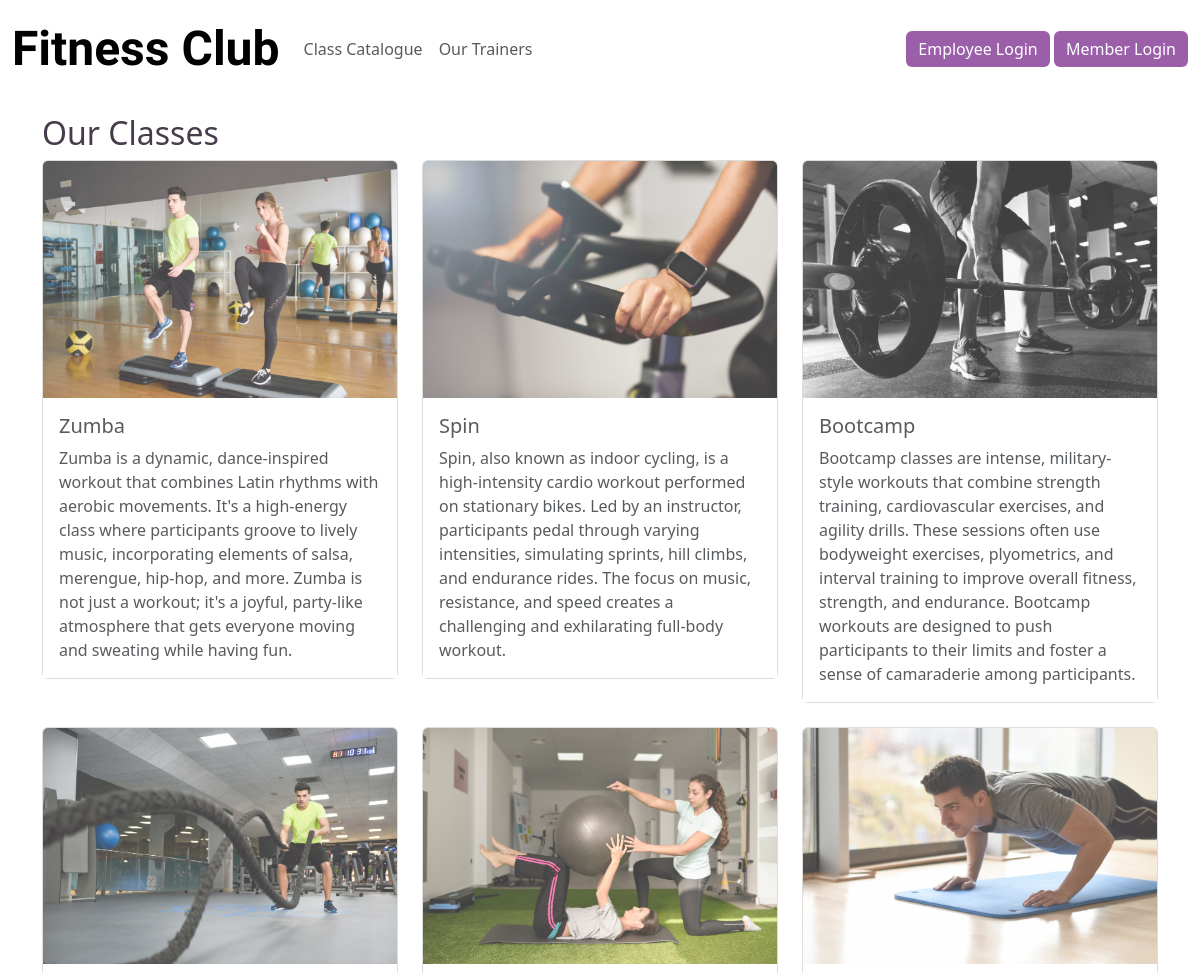
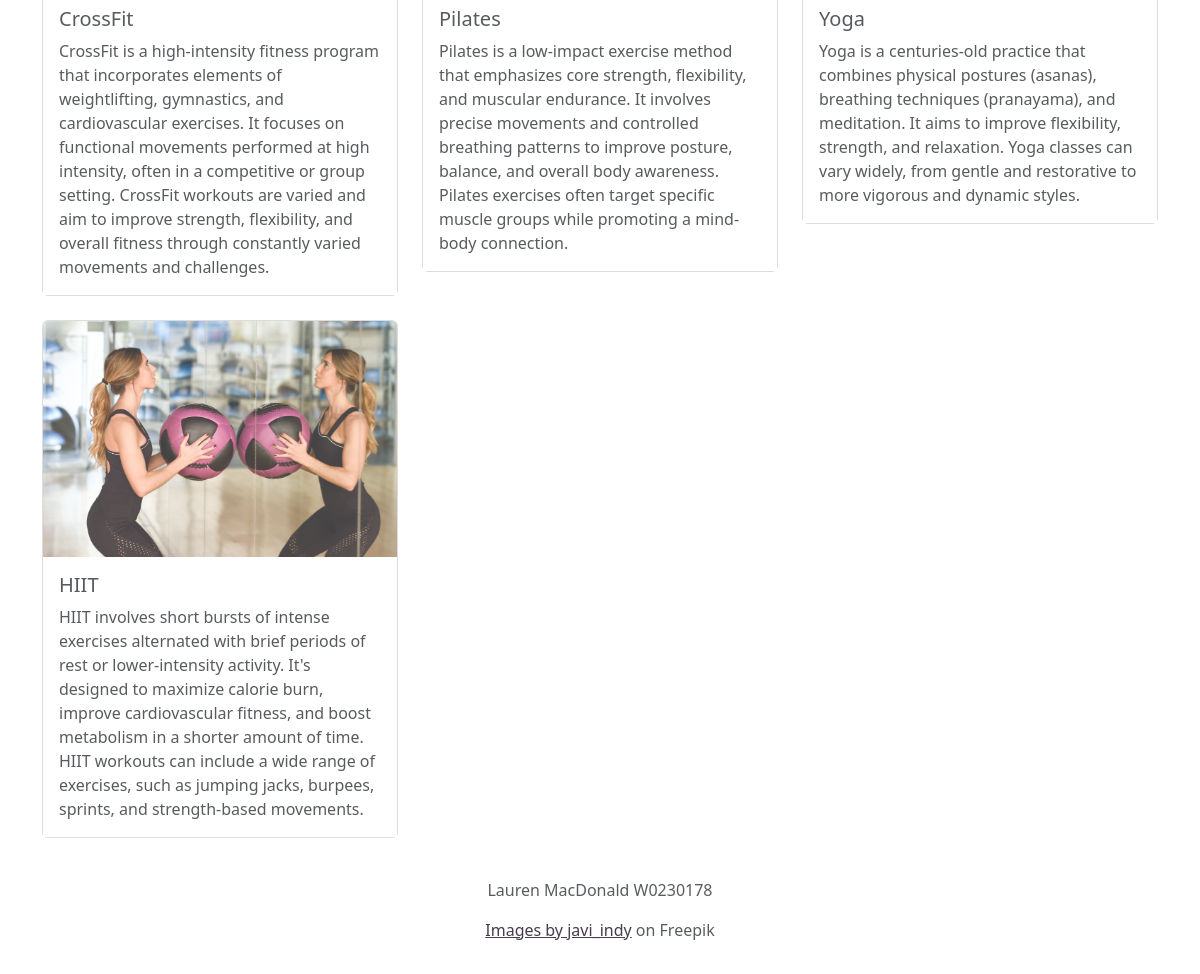
The app's page /Views/pages/classes.php with its own data (2 pictures, top to bottom).
### tables this page shows
CREATE TABLE `classtemplate` (
  `id` int(11) NOT NULL,
  `className` varchar(150) NOT NULL,
  `classDescription` text NOT NULL,
  `classImgPath` varchar(255) NOT NULL
);

### Views/pages/classes.php (called while the page is built, shortened)
<?php
include_once(__DIR__ . '/../DisplayView.php');
include_once(__DIR__ . '/../../Models/DisplayModel.php');
include_once(__DIR__ . '/../../Controllers/DisplayController.php');
include_once "header.php";
$displayView = new DisplayView();
$displayModel = new DisplayModel();
$displayController = new DisplayController($displayModel, $displayView);
$displayController->displayClasses();

### Models/DisplayModel.php (called while the page is built, shortened)
<?php
class DisplayModel extends Model
{
    function getAllClasses($mysqli){
        $sql = "SELECT id, className, classDescription, classImgPath
        FROM classtemplate;";
        $result = $mysqli->query($sql);
        return $result->fetch_all(MYSQLI_ASSOC);
    }
}

### Views/DisplayView.php (the view, shortened to what this page needs)
<?php
class DisplayView extends View
{
    public function showAllClasses($classList): void
    {
        echo '<div class="container-md pt-3">
                  <h2>Our Classes</h2>
        <div class="row row-cols-1 row-cols-md-3 g-4">
        ';
        foreach($classList as $class){
            echo'<div class="col">
                    <div class="card">
                          <img src="../../include/'.$class['classImgPath'].'.jpg" class="card-img-top" alt="Fitness class">
                          <div class="card-body">
                            <h5 class="card-title">'.$class['className'].'</h5>
                            <p class="card-text">'.$class['classDescription'].'</p>
                          </div>
                        </div>
                      </div>
                      ';
        }
        echo '</div></div>
<footer class="py-3 mt-4 absolute">
    <p class="text-center text-muted">Lauren MacDonald W0230178</p>
    <p class="text-center text-muted"><a href="https://www.freepik.com/author/javi-indy">Images by javi_indy</a> on Freepik
</footer>
</body>
</html>';
    }
}

### Views/pages/header.php (shortened to what this page needs)
<!DOCTYPE html>
<html lang="en">
<head>
    <link href="https://cdn.jsdelivr.net/npm/bootstrap@5.3.2/dist/css/bootstrap.min.css" rel="stylesheet"
>
    <link rel="stylesheet" href="../../include/styles.css">
</head>
<body>
<header id="header" class="header is-transparent">
    <nav class="navbar navbar-expand-lg">
        <div class="container-fluid">
            <a class="navbar-brand" href="../../Views/pages/index.php">Fitness Club</a>
            <?php
            if(isset($_SESSION["role"]) && $_SESSION["role"] == "admin"){
                headerAdminDisplay();
            } elseif (isset($_SESSION["role"]) && $_SESSION["role"] == "member"){
                memberHeader();
            } elseif (isset($_SESSION["role"]) && $_SESSION["role"] == "trainer"){
                trainerDisplay();
            } else {
                otherHeader();
            }
            ?>
        </div>
    </nav>
</header>
<?php
function otherHeader(): void {
    echo '<div class="collapse navbar-collapse" id="navbarTogglerDemo02">
                <ul class="navbar-nav me-auto mb-2 mb-lg-0">
                    <li class="nav-item">
                    </li>
                    <li class="nav-item">
                        <a class="nav-link" href="classes.php">Class Catalogue</a>
                    </li>
                    <li class="nav-item">
                        <a class="nav-link" href="trainers.php">Our Trainers</a>
                    </li>
                </ul>
                <span class>
                    <a class="btn btn-secondary btn-md" href="employeeLogin.php" role="button">Employee Login</a>
                    <a class="btn btn-secondary btn-md" href="memberLogin.php" role="button">Member Login</a>
                </span>
            </div>';
}
?>

### Controllers/DisplayController.php (shortened to what this page needs)
<?php
class DisplayController extends Controller
{
    public function displayClasses(): void
    {
        if ($this->view instanceof DisplayView) {
            if ($this->model instanceof DisplayModel) {
                $classList = $this->model->getAllClasses($this->connection);
                $this->view->showAllClasses($classList);
            }
        }
    }
}

### include/styles.css (style rules this page uses)
body { background-color: #FFFFFF; color: #463c4b; }
.navbar-brand { font-weight: 600; font-family: 'Bungee Shade', serif; font-size: xxx-large; }
.card { opacity: 0.75; transition: 1s; }
.card-body { background: #FFFFFF; }
.btn-secondary { background-color: #9b5faa !important; color: #FFFFFF; border: none; transition: 0.5s; }
footer { background-color: #FFFFFF; }
a { color: #463c4b; }

### records on screen
classtemplate: classImgPath (picture), className "Zumba", classDescription "Zumba is a dynamic, dance-inspired workout that combines Latin rhythms with aerobic movements. It's a high-energy class where participants groove to lively music, incorporating elements of salsa, merengue, hip-hop, and more. Zumba is not just a workout; it's a joyful, party-like atmosphere that gets everyone moving and sweating while having fun."
classtemplate: classImgPath (picture), className "Spin", classDescription "Spin, also known as indoor cycling, is a high-intensity cardio workout performed on stationary bikes. Led by an instructor, participants pedal through varying intensities, simulating sprints, hill climbs, and endurance rides. The focus on music, resistance, and speed creates a challenging and exhilarating full-body workout."
classtemplate: classImgPath (picture), className "Bootcamp", classDescription "Bootcamp classes are intense, military-style workouts that combine strength training, cardiovascular exercises, and agility drills. These sessions often use bodyweight exercises, plyometrics, and interval training to improve overall fitness, strength, and endurance. Bootcamp workouts are designed to push participants to their limits and foster a sense of camaraderie among participants."
classtemplate: classImgPath (picture), className "CrossFit", classDescription "CrossFit is a high-intensity fitness program that incorporates elements of weightlifting, gymnastics, and cardiovascular exercises. It focuses on functional movements performed at high intensity, often in a competitive or group setting. CrossFit workouts are varied and aim to improve strength, flexibility, and overall fitness through constantly varied movements and challenges."
classtemplate: classImgPath (picture), className "Pilates", classDescription "Pilates is a low-impact exercise method that emphasizes core strength, flexibility, and muscular endurance. It involves precise movements and controlled breathing patterns to improve posture, balance, and overall body awareness. Pilates exercises often target specific muscle groups while promoting a mind-body connection."
classtemplate: classImgPath (picture), className "Yoga", classDescription "Yoga is a centuries-old practice that combines physical postures (asanas), breathing techniques (pranayama), and meditation. It aims to improve flexibility, strength, and relaxation. Yoga classes can vary widely, from gentle and restorative to more vigorous and dynamic styles."
classtemplate: classImgPath (picture), className "HIIT", classDescription "HIIT involves short bursts of intense exercises alternated with brief periods of rest or lower-intensity activity. It's designed to maximize calorie burn, improve cardiovascular fitness, and boost metabolism in a shorter amount of time. HIIT workouts can include a wide range of exercises, such as jumping jacks, burpees, sprints, and strength-based movements."
